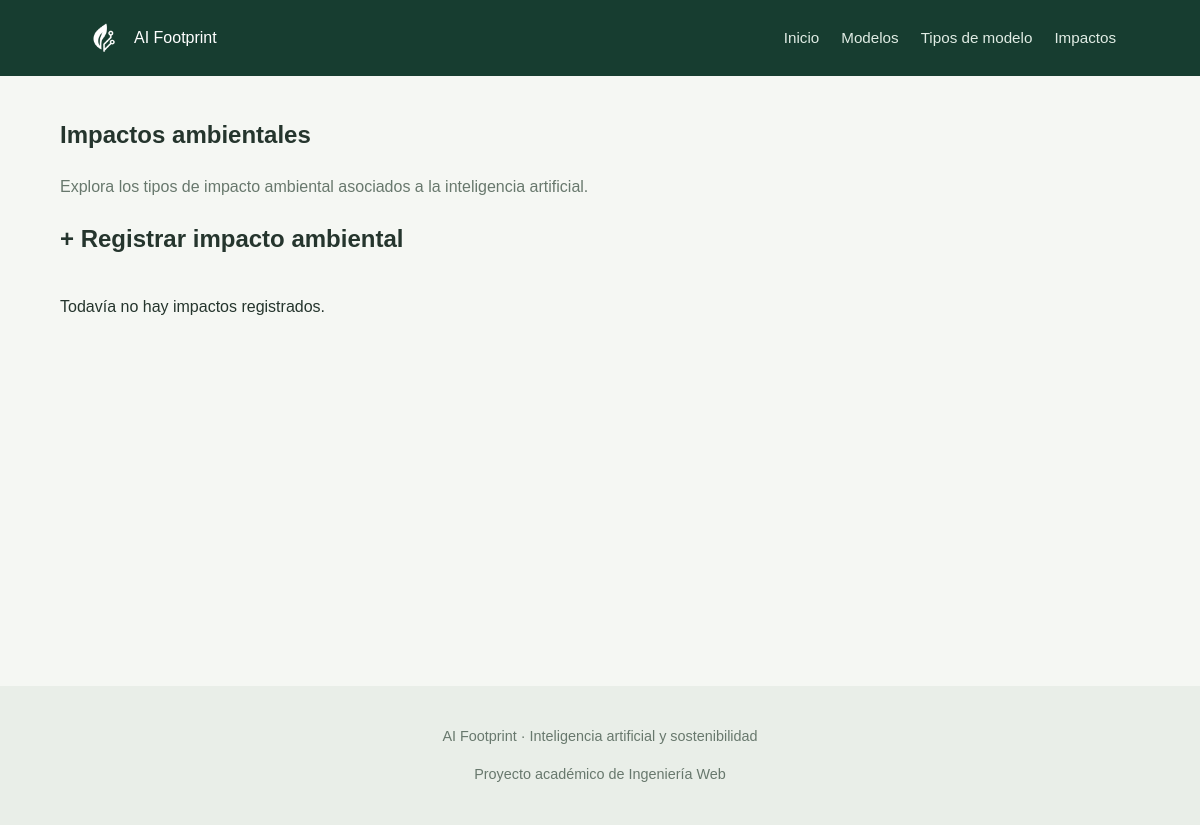
The page /impactos/ on the database as committed earlier.
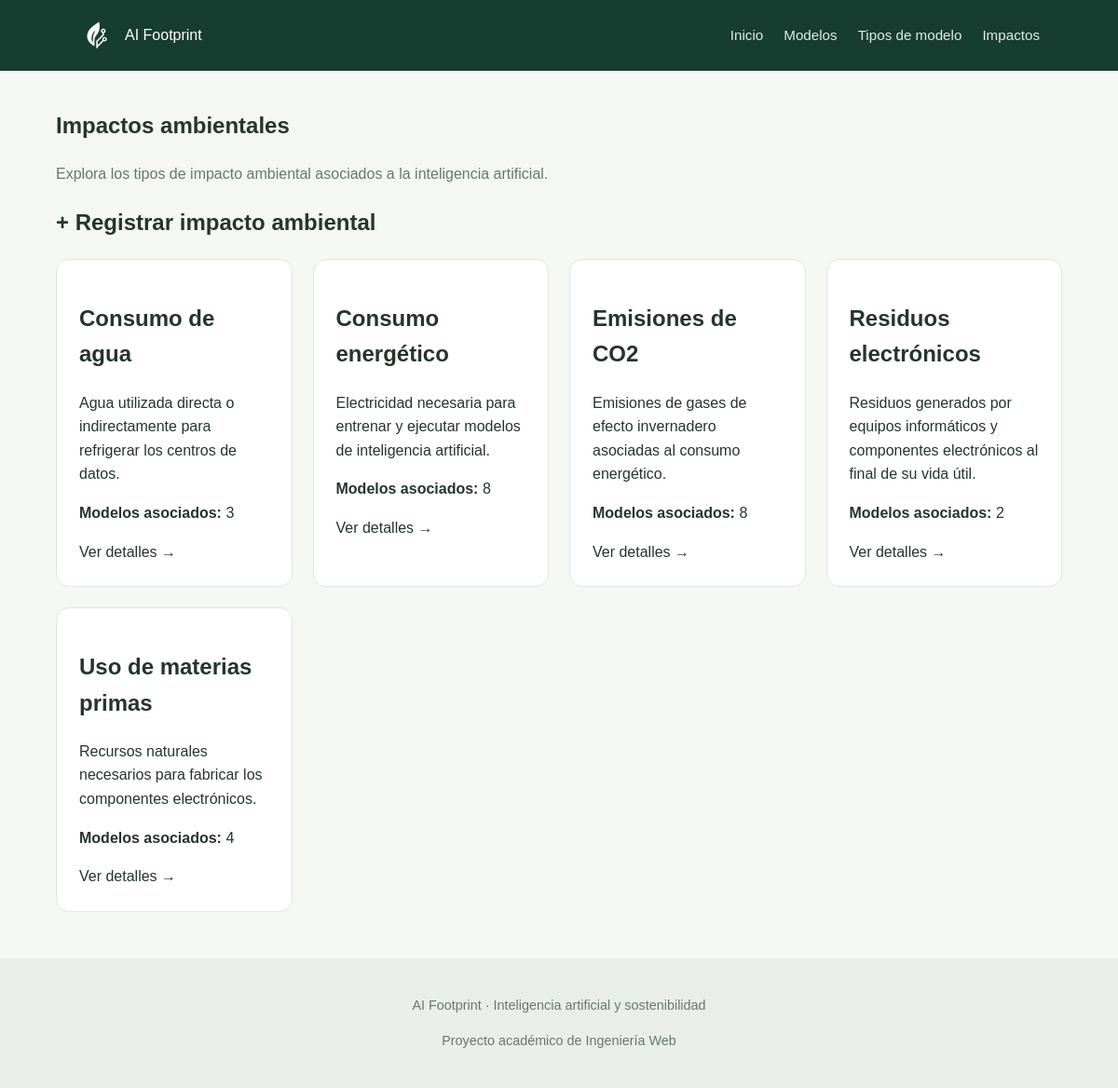
The same page on the database as committed later.
### appAIFootprint/models.py (models this page shows, shortened)
class ImpactoAmbiental(models.Model):
    nombre = models.CharField(max_length=100)
    descripcion = models.TextField()

### appAIFootprint/views.py (the view)
# urls.py: path('impactos/', views.index_impactos, name='lista_impactos'),
def index_impactos(request):
    impactos = ImpactoAmbiental.objects.order_by('nombre')
    context = {'lista_impactos': impactos}
    return render(request, 'index_impactos.html', context)

### appAIFootprint/templates/index_impactos.html (shortened to what this page needs)
{% extends "base.html" %}
{% block content %}
<section>
    <h1>Impactos ambientales</h1>
    <p class="texto-secundario">
        Explora los tipos de impacto ambiental asociados a la inteligencia artificial.
    </p>
    <h2>
        <a href="{% url 'crear_impacto' %}">
            + Registrar impacto ambiental
        </a>
    </h2>
    <div class="grid">
        {% for impacto in lista_impactos %}
            <article class="tarjeta">
                <h2>{{ impacto.nombre }}</h2>
                <p>{{ impacto.descripcion|truncatewords:24 }}</p>
                <p><strong>Modelos asociados:</strong> {{ impacto.modelos.count }}</p>
                <a href="{% url 'detalle_impacto' impacto.pk %}">
                    Ver detalles →
                </a>
            </article>
        {% empty %}
            <p>Todavía no hay impactos registrados.</p>
        {% endfor %}
    </div>
</section>
{% endblock %}

Rows that differ between the two databases and show on the page:
added ImpactoAmbiental: nombre "Consumo de agua", descripcion "Agua utilizada directa o indirectamente para refrigerar los centros de datos.", modelos.count "3"
added ImpactoAmbiental: nombre "Consumo energético", descripcion "Electricidad necesaria para entrenar y ejecutar modelos de inteligencia artificial.", modelos.count "8"
added ImpactoAmbiental: nombre "Emisiones de CO2", descripcion "Emisiones de gases de efecto invernadero asociadas al consumo energético.", modelos.count "8"
added ImpactoAmbiental: nombre "Residuos electrónicos", descripcion "Residuos generados por equipos informáticos y componentes electrónicos al final de su vida útil.", modelos.count "2"
added ImpactoAmbiental: nombre "Uso de materias primas", descripcion "Recursos naturales necesarios para fabricar los componentes electrónicos.", modelos.count "4"
Other text that changed with them:
text no longer shown: "Todavía no hay impactos registrados."
